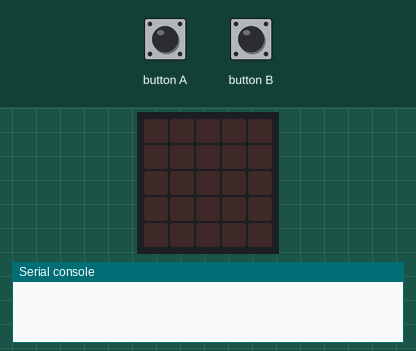
Simulated run of this program. Board: BBC micro:bit running MicroPython. On the bench: the board's 5×5 LED display, the last lines printed to the serial console. The inputs (shaded band) are chosen by the test bench. No radio messages arrive unless stated (any console line starting 'radio sent:' is added by the test bench).

Above: at 1.2 s.
1.3 s: button A pressed for 0.15 s
At 1.5 s:
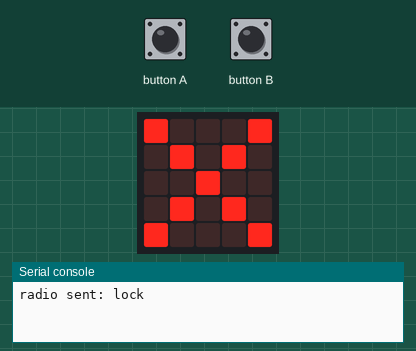
3.2 s: button B pressed for 0.15 s
At 3.4 s:
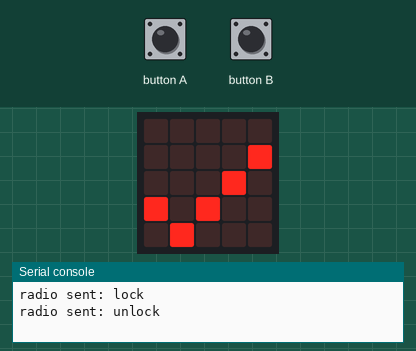
Timing chart, 0 to 6.2 s (numbered marks = the images above; inputs shaded):
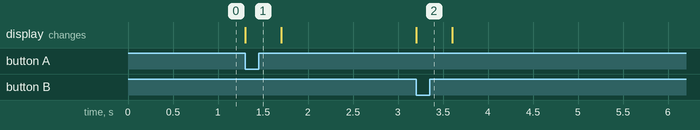

Measured:
- after the input at 1.3 s, the display: changes at once (image 1)
- after the input at 3.2 s, the display: changes at once (image 2)

The program:

car-remote.py
```python
from microbit import *
import radio

radio.config(channel=65, data_rate=radio.RATE_250KBIT, power=7)
radio.on()

while True:
  if button_a.was_pressed():
    radio.send('lock')
    display.show(Image.NO)
    sleep(400)
    display.clear()
  if button_b.was_pressed():
    radio.send('unlock')
    display.show(Image.YES)
    sleep(400)
    display.clear()
```
